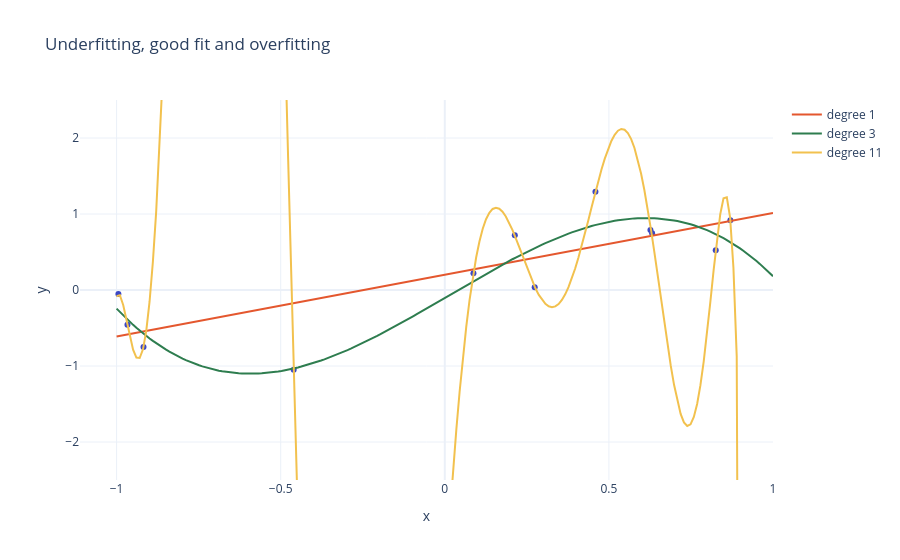

Here is the notebook cell this chart was saved with:
### Code cell
fig = px.scatter(x=x_train, y=y_train_poly, title="Underfitting, good fit and overfitting",
                 labels={"x": "x", "y": "y"})
x_plot = np.linspace(-1, 1, 200)
for degree in [1, 3, 11]:
    fig.add_scatter(x=x_plot, y=fitted[degree].predict(x_plot.reshape(-1, 1)), mode="lines",
                    name=f"degree {degree}")
fig.update_yaxes(range=[-2.5, 2.5])
fig.show()

### Figure 1 — Plotly figure (JSON) as saved in the notebook; plotly's stock layout.template omitted (floating-point values rounded to 4 significant figures; data arrays with more than 128 entries replaced by an {"elided": "..."} marker saying what was removed)
{"data": [{"hovertemplate": "x=%{x}<br>y=%{y}<extra></extra>", "legendgroup": "", "marker": {"color": "#3B47C4", "symbol": "circle"}, "mode": "markers", "name": "", "orientation": "v", "showlegend": false, "type": "scatter", "x": [0.2739, -0.4604, -0.9181, -0.9669, 0.6265, 0.8255, 0.2133, 0.459, 0.08725, 0.8701, 0.6317, -0.9945], "xaxis": "x", "y": [0.03484, -1.048, -0.7516, -0.4581, 0.7894, 0.5222, 0.7205, 1.294, 0.2202, 0.9165, 0.7483, -0.05191], "yaxis": "y"}, {"mode": "lines", "name": "degree 1", "type": "scatter", "x": {"elided": "200 float values"}, "y": {"elided": "200 float values"}}, {"mode": "lines", "name": "degree 3", "type": "scatter", "x": {"elided": "200 float values"}, "y": {"elided": "200 float values"}}, {"mode": "lines", "name": "degree 11", "type": "scatter", "x": {"elided": "200 float values"}, "y": {"elided": "200 float values"}}], "layout": {"legend": {"tracegroupgap": 0}, "title": {"text": "Underfitting, good fit and overfitting"}, "xaxis": {"anchor": "y", "domain": [0.0, 1.0], "title": {"text": "x"}}, "yaxis": {"anchor": "x", "domain": [0.0, 1.0], "range": [-2.5, 2.5], "title": {"text": "y"}}}}
